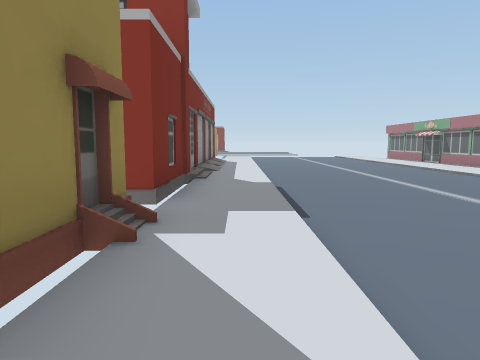
[1] (above)

18 first-person views from a walk through a scene from a Unity 3-D project. The camera is 1.4 m above the floor, tilts 6° down and sees 70° across. The floor is counted in squares, 2 m on a side. Each view is taken from the middle of a square. On the plan, view 1 faces up. The plan holds only what a view shows up to about 11 squares ahead; the rest is blank. The place goes on beyond the plan. The player is left out. Some surface patterns are stand-ins.

[2]
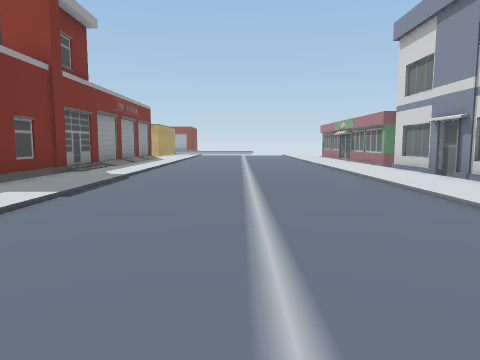

[3]
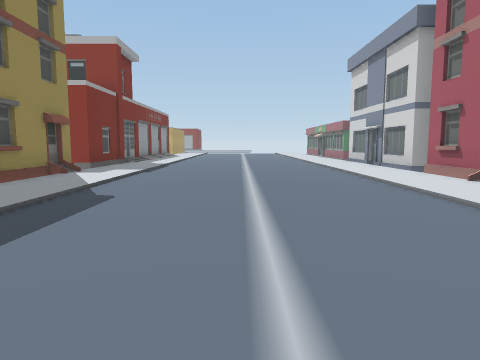

[4]
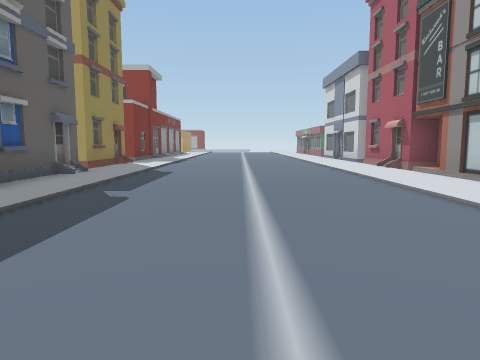

[5]
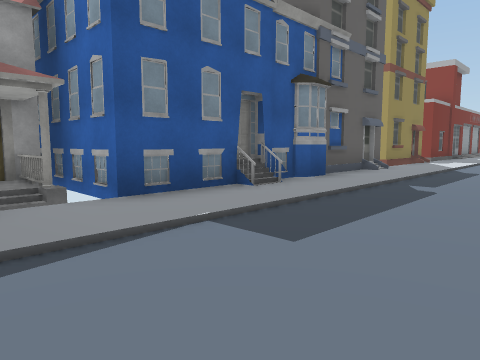

[6]
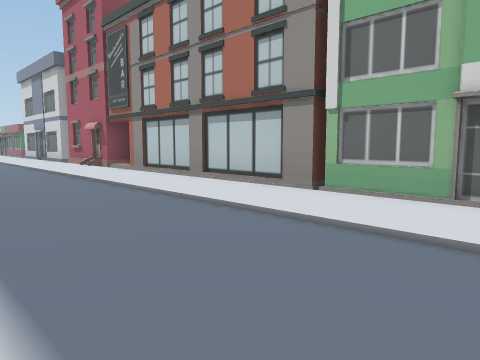

[7]
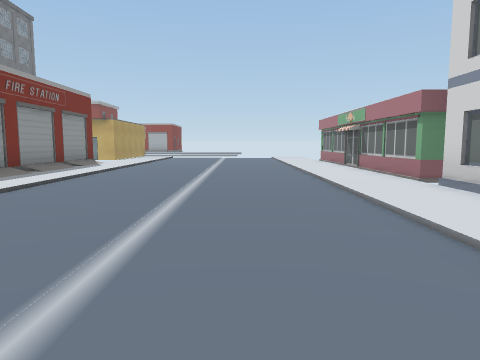

[8]
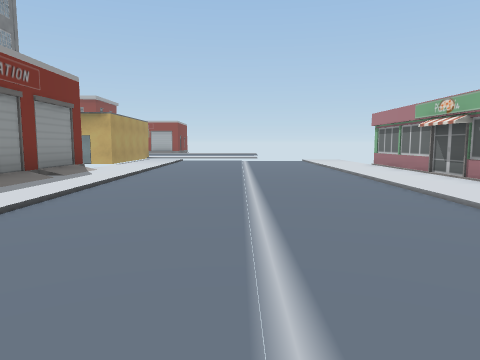

[9]
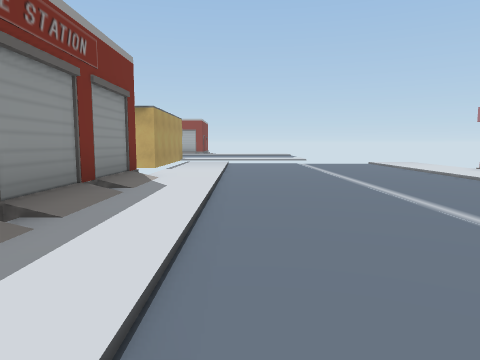

[10]
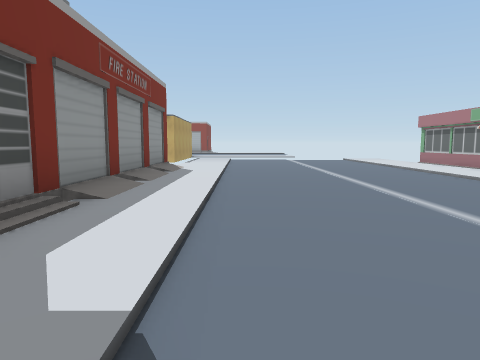

[11]
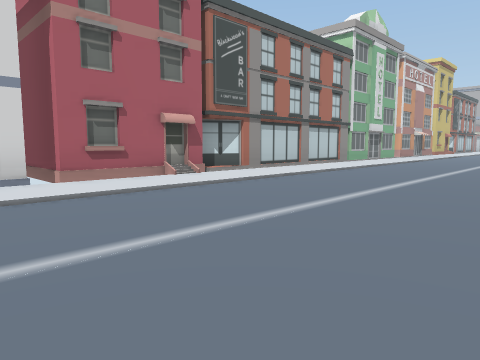

[12]
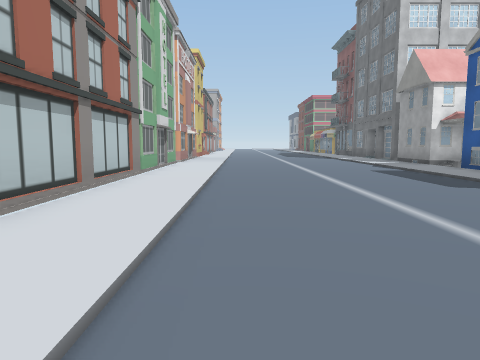

[13]
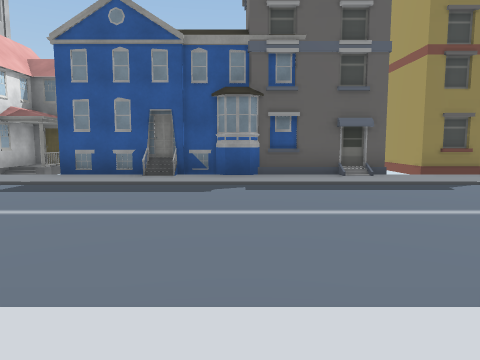

[14]
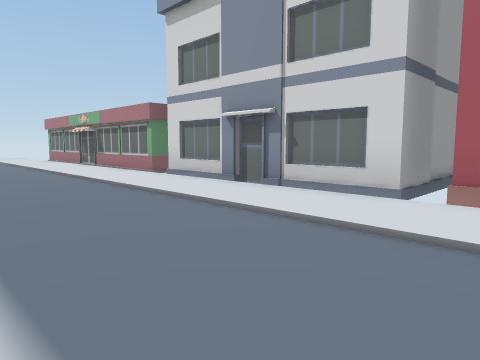

[15]
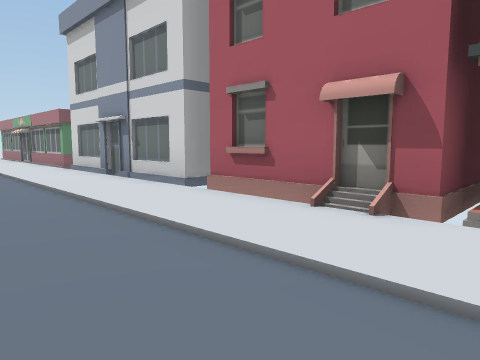

[16]
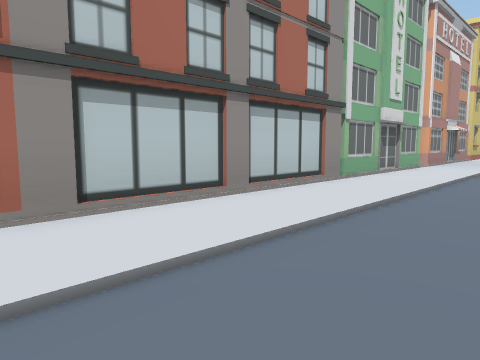

[17]
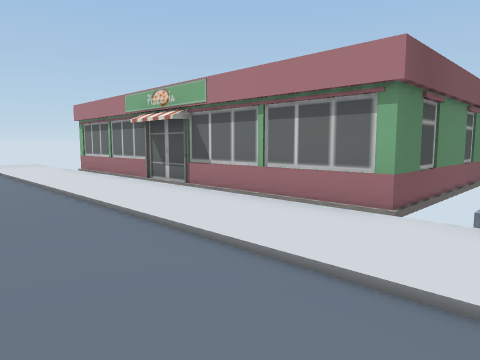

[18]
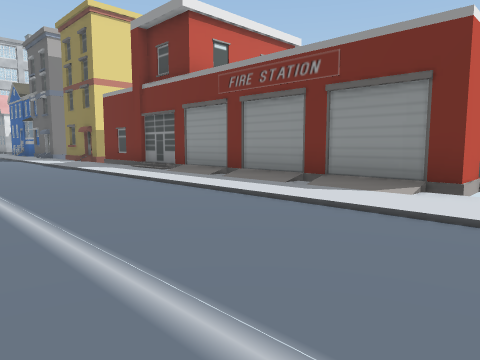

### Floor plan
Key: @ floor where view 1 was taken; . main floor; : floor 0.25 m higher than the main floor; / step, stairs or slope; O other object.
Columns run from 4 left of view 1 to 10 right of it. Each row starts with its distance up from view 1.
 17     :.....::O
 16     :.....::O
 15   OO:.....::O
 14   O//.....::O
 13    O:.....::O
 12   O//.....::O
 11    O:.....::O
 10   O//.....::O
  9 OOOO:.....::OOO
  8   O//.....::O
  7   OO:.....::O
  6    O:.....::O
  5    O:.....::O
  4   OO:.....::OOO
  3    O:.....::OOO
  2    O:.....::O
  1    O:.....::O
  0  OOO@.....::OO
 -1    O:.....::O
 -2    O:.....::O
 -3    O:.....::O
 -4  OOO:.....::O
 -5   OO:.....::O
 -6    O:.....::O
 -7    O:.....::O
 -8 OOOO:.....::O
 -9  OO::.....::O
-10 OOOO:.....::O

Where each view was taken, in squares from view 1:
view 1: 0 up, 0 right, facing up
view 2: 1 down, 3 right, facing up
view 3: 5 down, 3 right, facing up
view 4: 9 down, 3 right, facing up
view 5: 10 down, 3 right, facing up-left
view 6: 10 down, 3 right, facing up-right
view 7: 3 up, 4 right, facing up
view 8: 6 up, 3 right, facing up
view 9: 8 up, 1 right, facing up
view 10: 5 up, 1 right, facing up
view 11: 5 up, 1 right, facing down-right
view 12: 1 up, 5 right, facing down
view 13: 4 down, 7 right, facing left
view 14: 2 up, 3 right, facing up-right
view 15: 1 down, 4 right, facing up-right
view 16: 1 down, 4 right, facing down-right
view 17: 8 up, 4 right, facing up-right
view 18: 16 up, 4 right, facing down-left
